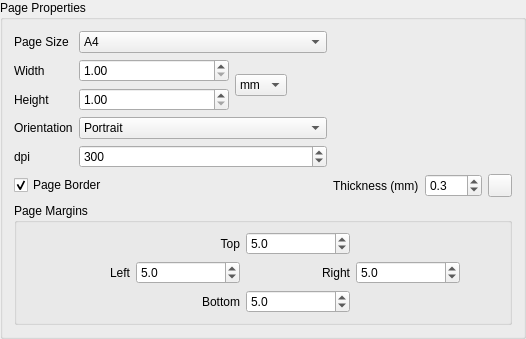
            <widget class="QgsCollapsibleGroupBox" name="mGroupBox">
             <property name="title">
              <string>Page Properties</string>
             </property>
             <property name="collapsed">
              <bool>false</bool>
             </property>
             <layout class="QVBoxLayout" name="verticalLayout_2">
              <item>
               <layout class="QGridLayout" name="gridLayout">
                <item row="0" column="0">
                 <widget class="QLabel" name="label_6">
                  <property name="text">
                   <string>Page Size</string>
                  </property>
                 </widget>
                </item>
                <item row="1" column="1" rowspan="2">
                 <layout class="QGridLayout" name="gridLayout_2">
                  <item row="1" column="0">
                   <widget class="QDoubleSpinBox" name="sbHeight">
                    <property name="minimumSize">
                     <size>
                      <width>150</width>
                      <height>0</height>
                     </size>
                    </property>
                    <property name="minimum">
                     <double>1.000000000000000</double>
                    </property>
                    <property name="maximum">
                     <double>99999.000000000000000</double>
                    </property>
                   </widget>
                  </item>
                  <item row="0" column="0">
                   <widget class="QDoubleSpinBox" name="sbWidth">
                    <property name="minimumSize">
                     <size>
                      <width>150</width>
                      <height>0</height>
                     </size>
                    </property>
                    <property name="minimum">
                     <double>1.000000000000000</double>
                    </property>
                    <property name="maximum">
                     <double>99999.000000000000000</double>
                    </property>
                   </widget>
                  </item>
                  <item row="0" column="1" rowspan="2">
                   <widget class="QComboBox" name="cboUnits">
                    <item>
                     <property name="text">
                      <string>mm</string>
                     </property>
                    </item>
                    <item>
                     <property name="text">
                      <string>inch</string>
                     </property>
                    </item>
                   </widget>
                  </item>
                  <item row="0" column="2" rowspan="2">
                   <spacer name="horizontalSpacer_8">
                    <property name="orientation">
                     <enum>Qt::Horizontal</enum>
                    </property>
                    <property name="sizeType">
                     <enum>QSizePolicy::Expanding</enum>
                    </property>
                    <property name="sizeHint" stdset="0">
                     <size>
                      <width>40</width>
                      <height>20</height>
                     </size>
                    </property>
                   </spacer>
                  </item>
                 </layout>
                </item>
                <item row="2" column="0">
                 <widget class="QLabel" name="label_2">
                  <property name="text">
                   <string>Height</string>
                  </property>
                 </widget>
                </item>
                <item row="1" column="0">
                 <widget class="QLabel" name="label">
                  <property name="text">
                   <string>Width</string>
                  </property>
                 </widget>
                </item>
                <item row="0" column="1">
                 <widget class="QComboBox" name="cboPageSize">
                  <property name="currentIndex">
                   <number>4</number>
                  </property>
                  <item>
                   <property name="text">
                    <string>A0</string>
                   </property>
                  </item>
                  <item>
                   <property name="text">
                    <string>A1</string>
                   </property>
                  </item>
                  <item>
                   <property name="text">
                    <string>A2</string>
                   </property>
                  </item>
                  <item>
                   <property name="text">
                    <string>A3</string>
                   </property>
                  </item>
                  <item>
                   <property name="text">
                    <string>A4</string>
                   </property>
                  </item>
                  <item>
                   <property name="text">
                    <string>A5</string>
                   </property>
                  </item>
                  <item>
                   <property name="text">
                    <string>A6</string>
                   </property>
                  </item>
                  <item>
                   <property name="text">
                    <string>B0</string>
                   </property>
                  </item>
                  <item>
                   <property name="text">
                    <string>B1</string>
                   </property>
                  </item>
                  <item>
                   <property name="text">
                    <string>B2</string>
                   </property>
                  </item>
                  <item>
                   <property name="text">
                    <string>B3</string>
                   </property>
                  </item>
                  <item>
                   <property name="text">
                    <string>B4</string>
                   </property>
                  </item>
                  <item>
                   <property name="text">
                    <string>B5</string>
                   </property>
                  </item>
                  <item>
                   <property name="text">
                    <string>B6</string>
                   </property>
                  </item>
                  <item>
                   <property name="text">
                    <string>Legal</string>
                   </property>
                  </item>
                  <item>
                   <property name="text">
                    <string>Letter</string>
                   </property>
                  </item>
                  <item>
                   <property name="text">
                    <string>ANSI A</string>
                   </property>
                  </item>
                  <item>
                   <property name="text">
                    <string>ANSI B</string>
                   </property>
                  </item>
                  <item>
                   <property name="text">
                    <string>ANSI C</string>
                   </property>
                  </item>
                  <item>
                   <property name="text">
                    <string>ANSI D</string>
                   </property>
                  </item>
                  <item>
                   <property name="text">
                    <string>ANSI E</string>
                   </property>
                  </item>
                  <item>
                   <property name="text">
                    <string>Arch A</string>
                   </property>
                  </item>
                  <item>
                   <property name="text">
                    <string>Arch B</string>
                   </property>
                  </item>
                  <item>
                   <property name="text">
                    <string>Arch C</string>
                   </property>
                  </item>
                  <item>
                   <property name="text">
                    <string>Arch D</string>
                   </property>
                  </item>
                  <item>
                   <property name="text">
                    <string>Arch E</string>
                   </property>
                  </item>
                  <item>
                   <property name="text">
                    <string>Arch E1</string>
                   </property>
                  </item>
                  <item>
                   <property name="text">
                    <string>Arch E2</string>
                   </property>
                  </item>
                  <item>
                   <property name="text">
                    <string>Arch E3</string>
                   </property>
                  </item>
                  <item>
                   <property name="text">
                    <string>Custom</string>
                   </property>
                  </item>
                 </widget>
                </item>
                <item row="3" column="0">
                 <widget class="QLabel" name="label_7">
                  <property name="text">
                   <string>Orientation</string>
                  </property>
                 </widget>
                </item>
                <item row="4" column="0">
                 <widget class="QLabel" name="label_4">
                  <property name="text">
                   <string>dpi</string>
                  </property>
                 </widget>
                </item>
                <item row="3" column="1">
                 <widget class="QComboBox" name="cboOrientation">
                  <item>
                   <property name="text">
                    <string>Portrait</string>
                   </property>
                  </item>
                  <item>
                   <property name="text">
                    <string>Landscape</string>
                   </property>
                  </item>
                 </widget>
                </item>
                <item row="4" column="1">
                 <widget class="QSpinBox" name="sbDpi">
                  <property name="minimum">
                   <number>1</number>
                  </property>
                  <property name="maximum">
                   <number>99999</number>
                  </property>
                  <property name="value">
                   <number>300</number>
                  </property>
                 </widget>
                </item>
                <item row="5" column="3">
                 <widget class="QDoubleSpinBox" name="sbPageFrameThickness">
                  <property name="decimals">
                   <number>1</number>
                  </property>
                  <property name="minimum">
                   <double>0.100000000000000</double>
                  </property>
                  <property name="value">
                   <double>0.300000000000000</double>
                  </property>
                 </widget>
                </item>
                <item row="5" column="2">
                 <widget class="QLabel" name="label_9">
                  <property name="text">
                   <string>Thickness (mm)</string>
                  </property>
                 </widget>
                </item>
                <item row="5" column="0" colspan="2">
                 <widget class="QCheckBox" name="cbPageFrame">
                  <property name="text">
                   <string>Page Border</string>
                  </property>
                  <property name="checked">
                   <bool>true</bool>
                  </property>
                 </widget>
                </item>
                <item row="5" column="4">
                 <widget class="QgsColorButton" name="colorPageFrame">
                  <property name="minimumSize">
                   <size>
                    <width>24</width>
                    <height>21</height>
                   </size>
                  </property>
                  <property name="color">
                   <color>
                    <red>0</red>
                    <green>0</green>
                    <blue>0</blue>
                   </color>
                  </property>
                  <property name="defaultColor">
                   <color>
                    <red>0</red>
                    <green>0</green>
                    <blue>0</blue>
                   </color>
                  </property>
                 </widget>
                </item>
                <item row="6" column="0" colspan="5">
                 <widget class="QGroupBox" name="groupBox">
                  <property name="minimumSize">
                   <size>
                    <width>0</width>
                    <height>100</height>
                   </size>
                  </property>
                  <property name="title">
                   <string>Page Margins</string>
                  </property>
                  <layout class="QGridLayout" name="gridLayout_13">
                   <item row="0" column="2">
                    <widget class="QDoubleSpinBox" name="sbPageMarginTop">
                     <property name="decimals">
                      <number>1</number>
                     </property>
                     <property name="value">
                      <double>5.000000000000000</double>
                     </property>
                    </widget>
                   </item>
                   <item row="0" column="1">
                    <widget class="QLabel" name="label_11">
                     <property name="text">
                      <string>Top</string>
                     </property>
                     <property name="alignment">
                      <set>Qt::AlignRight|Qt::AlignTrailing|Qt::AlignVCenter</set>
                     </property>
                    </widget>
                   </item>
                   <item row="1" column="0">
                    <widget class="QLabel" name="label_12">
                     <property name="text">
                      <string>Left</string>
                     </property>
                     <property name="alignment">
                      <set>Qt::AlignRight|Qt::AlignTrailing|Qt::AlignVCenter</set>
                     </property>
                    </widget>
                   </item>
                   <item row="1" column="1">
                    <widget class="QDoubleSpinBox" name="sbPageMarginLeft">
                     <property name="decimals">
                      <number>1</number>
                     </property>
                     <property name="value">
                      <double>5.000000000000000</double>
                     </property>
                    </widget>
                   </item>
                   <item row="2" column="1">
                    <widget class="QLabel" name="label_14">
                     <property name="text">
                      <string>Bottom</string>
                     </property>
                     <property name="alignment">
                      <set>Qt::AlignRight|Qt::AlignTrailing|Qt::AlignVCenter</set>
                     </property>
                    </widget>
                   </item>
                   <item row="2" column="2">
                    <widget class="QDoubleSpinBox" name="sbPageMarginBottom">
                     <property name="decimals">
                      <number>1</number>
                     </property>
                     <property name="value">
                      <double>5.000000000000000</double>
                     </property>
                    </widget>
                   </item>
                   <item row="1" column="3">
                    <widget class="QDoubleSpinBox" name="sbPageMarginRight">
                     <property name="decimals">
                      <number>1</number>
                     </property>
                     <property name="value">
                      <double>5.000000000000000</double>
                     </property>
                    </widget>
                   </item>
                   <item row="1" column="2">
                    <widget class="QLabel" name="label_13">
                     <property name="text">
                      <string>Right</string>
                     </property>
                     <property name="alignment">
                      <set>Qt::AlignRight|Qt::AlignTrailing|Qt::AlignVCenter</set>
                     </property>
                    </widget>
                   </item>
                   <item row="1" column="4">
                    <spacer name="horizontalSpacer_11">
                     <property name="orientation">
                      <enum>Qt::Horizontal</enum>
                     </property>
                     <property name="sizeType">
                      <enum>QSizePolicy::Minimum</enum>
                     </property>
                     <property name="sizeHint" stdset="0">
                      <size>
                       <width>40</width>
                       <height>20</height>
                      </size>
                     </property>
                    </spacer>
                   </item>
                  </layout>
                 </widget>
                </item>
                <item row="1" column="2" colspan="3">
                 <spacer name="horizontalSpacer_2">
                  <property name="orientation">
                   <enum>Qt::Horizontal</enum>
                  </property>
                  <property name="sizeHint" stdset="0">
                   <size>
                    <width>40</width>
                    <height>20</height>
                   </size>
                  </property>
                 </spacer>
                </item>
               </layout>
              </item>
             </layout>
            </widget>
